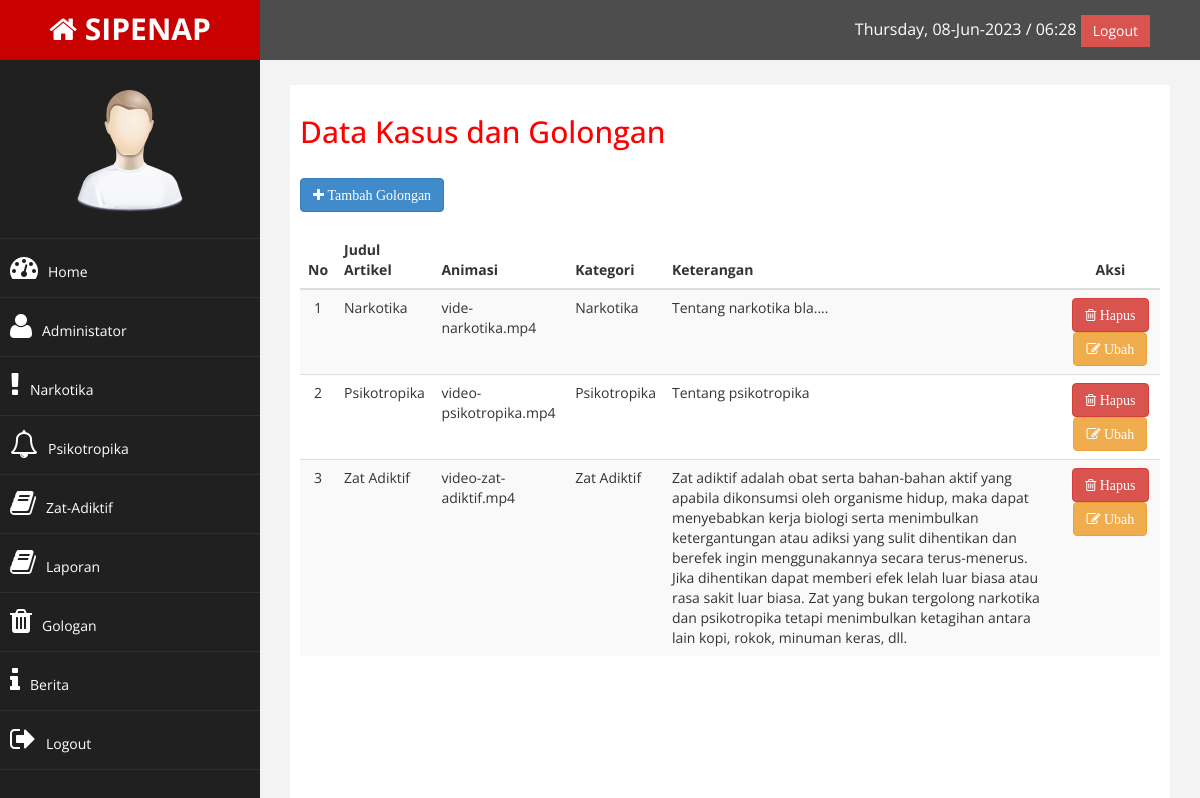
Page /admin/index.php?halaman=golongan (signed in) on the committed database.
### tables this page shows
CREATE TABLE `golongan` (
  `id_golongan` int(11) NOT NULL,
  `id_berita` int(11) NOT NULL,
  `judul` varchar(100) NOT NULL,
  `video_animasi` text NOT NULL,
  `kategori` varchar(100) NOT NULL,
  `Golngan` varchar(50) NOT NULL,
  `keterangan` text NOT NULL
);

### admin/golongan/golongan.php (the view)
<h2>Data Kasus dan Golongan</h2><br>
<a href="index.php?halaman=tambah_golongan" class="btn btn-primary"><i class="fa fa-plus">  Tambah Golongan</i></a><br><br>
<table class="table table-striped">
  <thead>
    <tr>
      <th class="text-center">No</th>
      <th>Judul Artikel</th>
      <th>Animasi</th>
      <th>Kategori</th>
      <th>Keterangan</th>
      <th class="text-center">Aksi</th>
    </tr>
  </thead>
  <tbody>
    <?php $nomor = 1; ?>
    <?php $ambil = $koneksi->query("SELECT * FROM golongan") ?>
    <?php while( $pecah = $ambil->fetch_assoc()) { ?>
    <tr>
      <td class='text-center'><?php echo $nomor; ?></td>
      <td><?php echo $pecah["judul"]; ?></td>
      <td><?php echo $pecah["video_animasi"]; ?></td>
      <td><?php echo $pecah["kategori"]; ?></td>
      <td><?php echo $pecah["keterangan"]; ?></td>
      <td class="text-center">
        <a href="index.php?halaman=hapus_golongan&id=<?php echo $pecah['id_golongan']; ?>" class="btn btn-danger" onclick="return confirm('Yakin akan menghapus data ini?')" ><i class="fa fa-trash-o"> Hapus</i></a>
        <a href="index.php?halaman=ubah_golongan&id=<?php echo $pecah['id_golongan']; ?>" class="btn btn-warning"><i class="fa fa-edit"> Ubah</i></a>
      </td>
    </tr>
    <?php $nomor++; ?>
    <?php } ?>
  </tbody>
</table>

### admin/assets/css/custom.css (style rules this page uses)
body { font-family: 'Open Sans', sans-serif; }
.text-center { text-align:center; }
h2 { color: #f00; }

### rows in the picture
golongan: judul "Narkotika", video_animasi "vide-narkotika.mp4", kategori "Narkotika", keterangan "Tentang narkotika bla...."
golongan: judul "Psikotropika", video_animasi "video-psikotropika.mp4", kategori "Psikotropika", keterangan "Tentang psikotropika"
golongan: judul "Zat Adiktif", video_animasi "video-zat-adiktif.mp4", kategori "Zat Adiktif", keterangan "Zat adiktif adalah obat serta bahan-bahan aktif yang apabila dikonsumsi oleh organisme hidup, maka dapat menyebabkan kerja biologi serta menimbulkan ketergantungan atau adiksi yang sulit dihentikan dan berefek ingin menggunakannya secara terus-menerus. Jika dihentikan dapat memberi efek lelah luar biasa atau rasa sakit luar biasa. Zat yang bukan tergolong narkotika dan psikotropika tetapi menimbulkan ketagihan antara lain kopi, rokok, minuman keras, dll."
